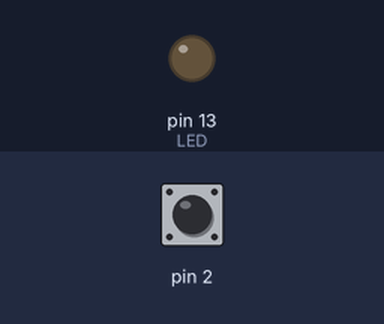
Recording of a sketch running on a simulated Arduino Uno, built with avr-gcc and run on an emulated ATmega328P. Parts: output pins drawn as LEDs (lit = HIGH). Inputs (shaded band) come from the test bench; at power-on: pin 2 HIGH.

Above: at 1.2 s.
1.3 s: pin 2 pulled LOW for 0.15 s
At 1.37 s:
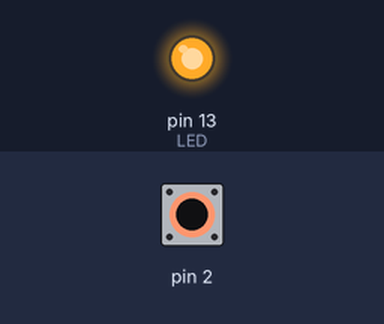
2.9 s: pin 2 pulled LOW for 3.2 s
At 6.6 s:
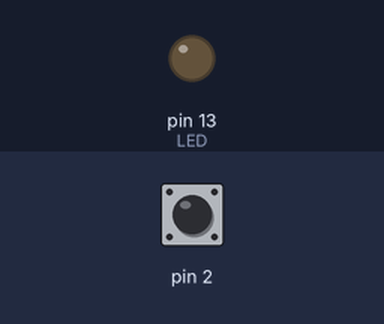
Timing chart, 0 to 8.1 s (numbered marks = the images above; inputs shaded):
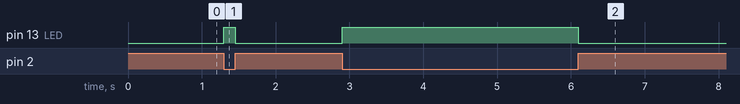

Measured:
- after the input at 1.3 s, pin 13 (LED): LOW → HIGH at once, → LOW 0.15 s later
- after the input at 2.9 s, pin 13 (LED): LOW → HIGH at once, → LOW 3.2 s later

The sketch:

TiltSwitchWithLed.ino
```cpp
/**
 * Tilt Swtich / Ball Switch
 *
 * The Tilt Switch indicates inclination and then sends response to the circuit accordingly. An LED
 * connected to the circuit will give results of the changing inclination.
 */

/* Defining pins */
int LED = 13;

void setup() {
  // put your setup code here, to run once:
  pinMode(LED, OUTPUT);
  pinMode(2, INPUT);
  digitalWrite(2, HIGH);
}

void loop() {
  // put your main code here, to run repeatedly:
  int switchValue = digitalRead(2);

  if (HIGH == switchValue) {
    digitalWrite(LED, LOW);
  }
  else {
    digitalWrite(LED, HIGH);
  }
}
```
